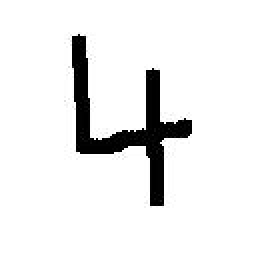
#> input picture my_drawing.jpg, 128 x 128 px (shown 2 times larger)
$ jupyter execute --allow-errors handwriting_detection-digits.ipynb
#> lines starting #> are read from the running program, lines starting #| are printed output that depends on the picture; after the words box and inside, x2 and y2 are one past the last pixel; in counts of white or black regions, pixels touching at a corner belong together
Find or create a dataset
we use the MNSIT : Consets of 145,600 images

[cell 1]
# STEP 1.1
# !git clone https:/github.com/sorki/python-mnist
# !./python-mnist/get_data.sh
# !pip install emnsit

from emnist import extract_training_samples

print("Imported the EMNSIT livraries we need!")

#> (a cell that did not finish here is left out)

Create The neural network with 5 hidden layers with 100 neurons and sets it to run through the data 50 times

[cell 3]
# STEP 2.1

# These two lines import the ML libraries we need
from sklearn.datasets import fetch_openml
from sklearn.neural_network import MLPClassifier

# This create our first MLP with 5 hidden layers with 100 neurons and sets it to run through the data 50 times
mlpl = MLPClassifier(hidden_layer_sizes=(100, 100, 100, 100, 100,), max_iter=50, alpha=1e-4,
                    solver='sgd', verbose=10, tol=1e-11, random_state=1,
                    learning_rate_init=.1)

print("Created our first MLP network")

#> (a cell that did not finish here is left out)

Save our model after training

[cell 5]
import joblib

filename = "Completed_model.joblib"
joblib.dump(mlpl, filename)

Import the model and test it

[cell 6]
model = joblib.load("Completed_model.joblib")
#> (the rest of this cell did not finish here and is left out)

Import image to be predect

[cell 7]
# STEP 4.2

# These libraries let us import the letters, resize them, and print them out
import cv2
import matplotlib.pyplot as plt


img = cv2.imread("./my_drawing.jpg", cv2.IMREAD_GRAYSCALE)
#> img is the input picture: shape (128, 128); min 0, max 255, mean 235.1
img = cv2.bitwise_not(img)
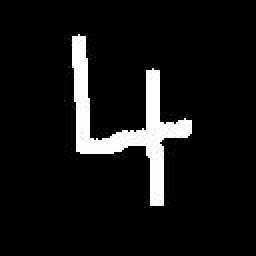
#> img: shape (128, 128) (shown 2 times larger); min 0, max 255, mean 19.9

print("Imported the scanned image.")

plt.imshow(img)  # Change this index to see diffrent letters

Preprocess the image to be like the trainned images of EMNSIT Dataset

[cell 8]
# STEP 4.5

import cv2

# These steps process the scanned images to be in the same format and have the same properties as the EMNIST images
# They are described by the EMNIST authors in detail here :

# step 1: Apply Gaussian blur filter
img = cv2.GaussianBlur(img, (7, 7), 0)
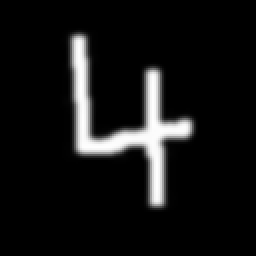
#> img: shape (128, 128) (shown 2 times larger); min 0, max 255, mean 19.9

# step 2 and 3: Extract the Region of interest in the image and center in square
points = cv2.findNonZero(img)
#> points = contour of 2940 points, box (x1, y1, x2, y2) (30, 14, 99, 106), area 209
x, y, w, h = cv2.boundingRect(points)
#> x = 30; y = 14; w = 69; h = 92
if( w > 0 and h > 0):
    if w > h:
        y = y - (w-h)//2
        img = img[y:y+w, x:x+w]
    else:
        x = x - ( h - w ) // 2
#> x = 19
        img = img[y:y+h, x:x+h]
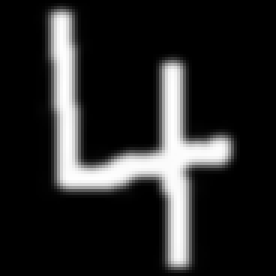
#> img: shape (92, 92) (shown 3 times larger); min 0, max 255, mean 38.4

# step 3: Resize and resample to be 28 x 28 pixels
img = cv2.resize(img, (28, 28), interpolation = cv2.INTER_CUBIC)
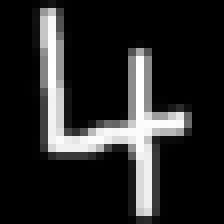
#> img: shape (28, 28) (shown 8 times larger); min 0, max 255, mean 38.3

# step 5: Normalize pixelsand reshape before adding to the new story array
img = img/255
img = img.reshape((28, 28))


print("Processed the scanned images.")

import matplotlib.pyplot as plt
plt.imshow(img)
